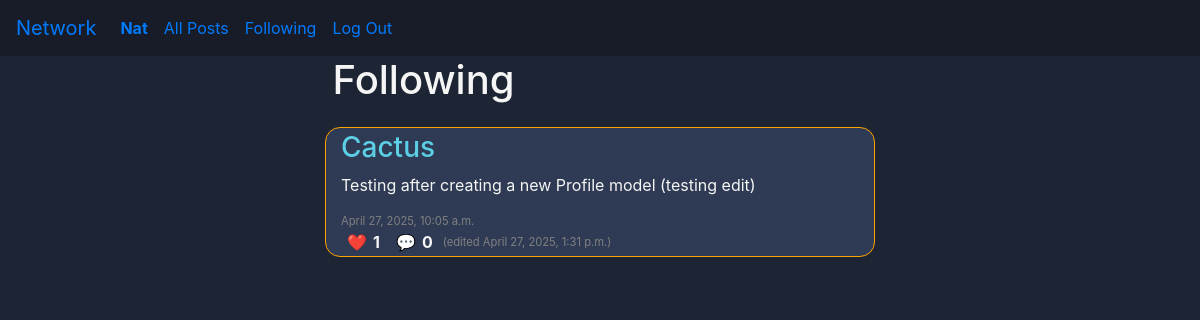
The app's page /following (signed in), older data.
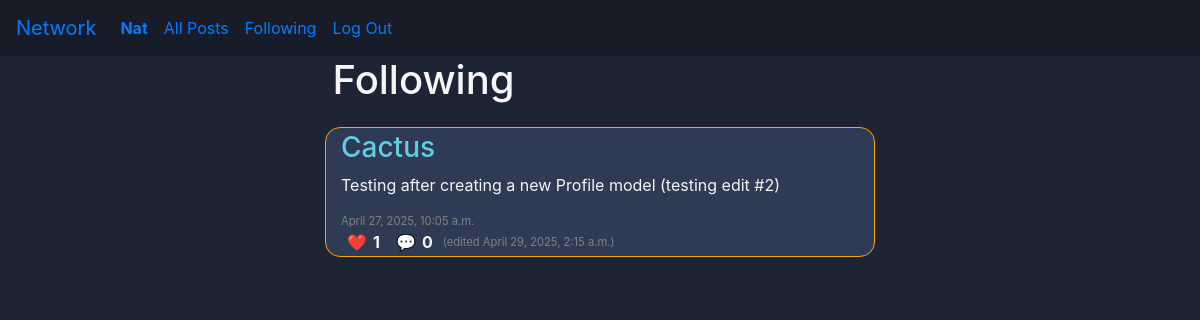
The same page, newer data.
### network/models.py (models this page shows, shortened)
class Post(models.Model):
    profile = models.ForeignKey("Profile", on_delete=models.CASCADE)
    content = models.TextField(max_length=512, blank=False, null=False)
    likes = models.ManyToManyField("Profile", blank=True, related_name="liked_posts")
    timestamp = models.DateTimeField(auto_now_add=True)
    edited_timestamp = models.DateTimeField(auto_now_add=False, null=True) # TODO
    @property
    def like_count(self):
        return self.likes.count()
    @property
    def comment_count(self):
        return self.comment_set.count()

class Profile(models.Model):
    user = models.OneToOneField(User, on_delete=models.CASCADE)
    following = models.ManyToManyField("self", symmetrical=False, blank=True, related_name="followers")
    saved_posts = models.ManyToManyField("Post", blank=True, related_name="saved_by_profiles")
    profile_picture = models.ImageField(upload_to='profile_pics/', blank=True, null=True) # TODO
    profile_picture_url = models.URLField(blank=True, null=True) # TODO
    bio = models.CharField(max_length=512, null=True, blank=True) # TODO

class User(AbstractUser):
    pass

### network/views.py (the view)
# urls.py: path("following", views.following_posts, name="following_posts"),
@login_required
def following_posts(request):
    return post_paginator(
        request,
        query=Post.objects.select_related("profile").filter(profile__in=request.user.profile.following.all()).order_by("-timestamp"),
        template="network/following.html",
        title="Following",
    )

### network/views.py (called while the page is built)
def post_paginator(request, query, template, title, user_obj=None):
    paginator = Paginator(query, 10)
    page_number = request.GET.get("page")
    page_obj = paginator.get_page(page_number)
    return render(request, template, {
        "page_obj": page_obj,
        "title": title,
        "user_obj": user_obj
    })

### network/templates/network/following.html (shortened to what this page needs)
{% extends 'network/layout.html' %}
{% load static %}
{% block body %}
    <div class="header-div">
        <h1 class="header-txt">Following</h1>
    </div>
{% include "network/partials/load_posts.html" with page_obj=page_obj %}
{% endblock %}

### network/templates/network/partials/load_posts.html (shortened to what this page needs)
<div class="posts-div">
    {% for post in page_obj %}
        <div class="post-div">
            <h3><a class="post-header-txt" href="{% url 'profile' username=post.profile.user.username %}">{{ post.profile.user.username }}</a></h3>
            <div class="post-text-div">
                <p class="post-text">{{ post.content }}</p>
            </div>
            <p class="timestamp-txt">{{ post.timestamp }}</p>
            <div class="post-interact-div">
                {% if user.is_authenticated %}
                    <button class="like-btn post-interact-btn" data-id="{{ post.id }}"
                    data-liked="{% if user in post.likes.all %}true{% else %}false{% endif %}">❤️</button>
                {% else %}
                    🩶
                {% endif %}
                <strong class="like-count count">{{ post.like_count }}</strong>
                <button class="post-interact-btn" data-id="{{ post.id }}">💬</button>
                <strong class="comment-count count">{{ post.comment_count }}</strong>
                    <p class="edited-timestamp-txt timestamp-txt">
                        {% if post.edited_timestamp %}
                            (edited {{ post.edited_timestamp }})
                        {% endif %}
                    </p>
            </div>
        </div>
    {% endfor %}
</div>

Row changes from the older to the newer data that the page shows:
changed Post "Cactus": content "Testing after creating a new Profile model (testing edit)" → "Testing after creating a new Profile model (testing edit #2)"; edited_timestamp "April 27, 2025, 1:31 p.m." → "April 29, 2025, 2:15 a.m."
